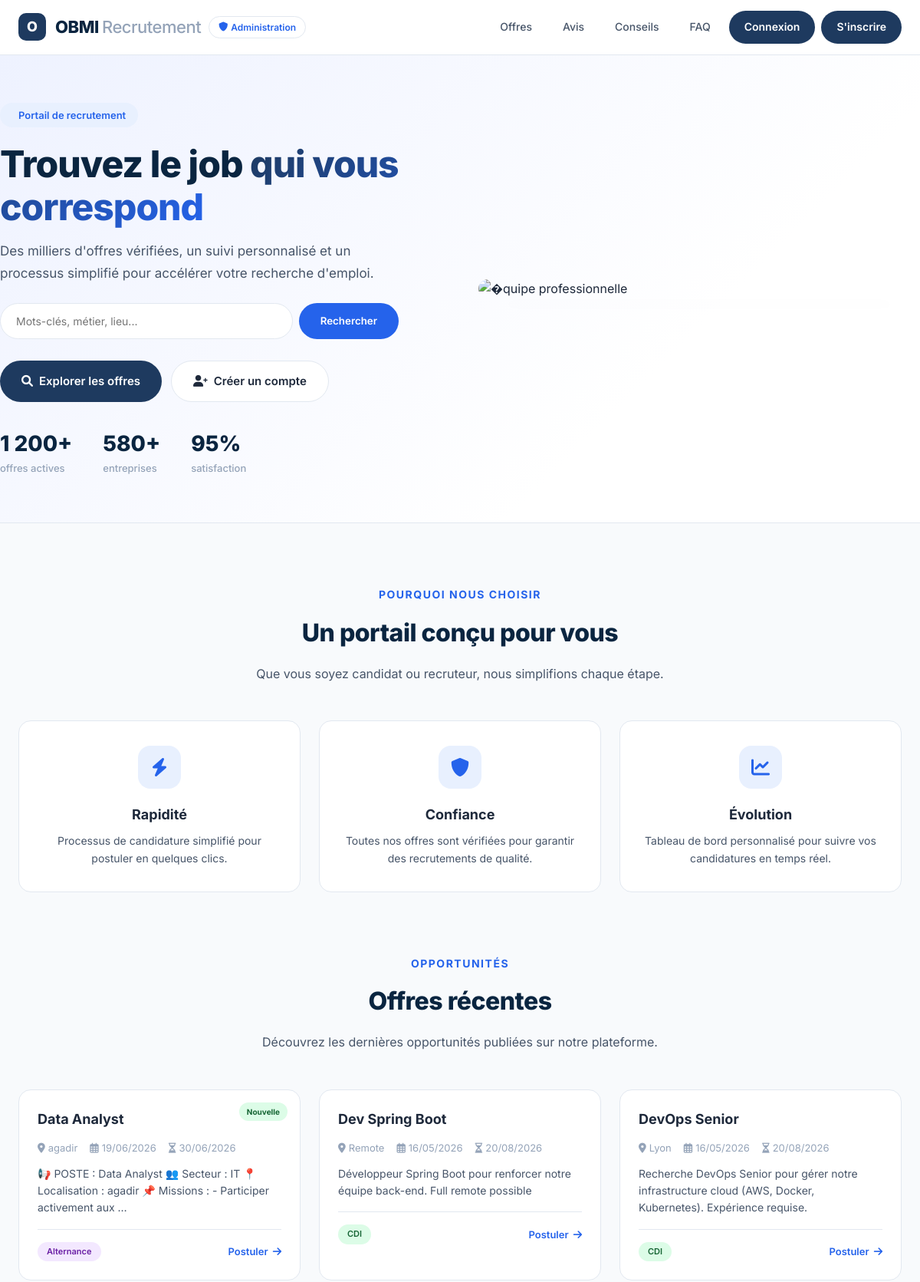
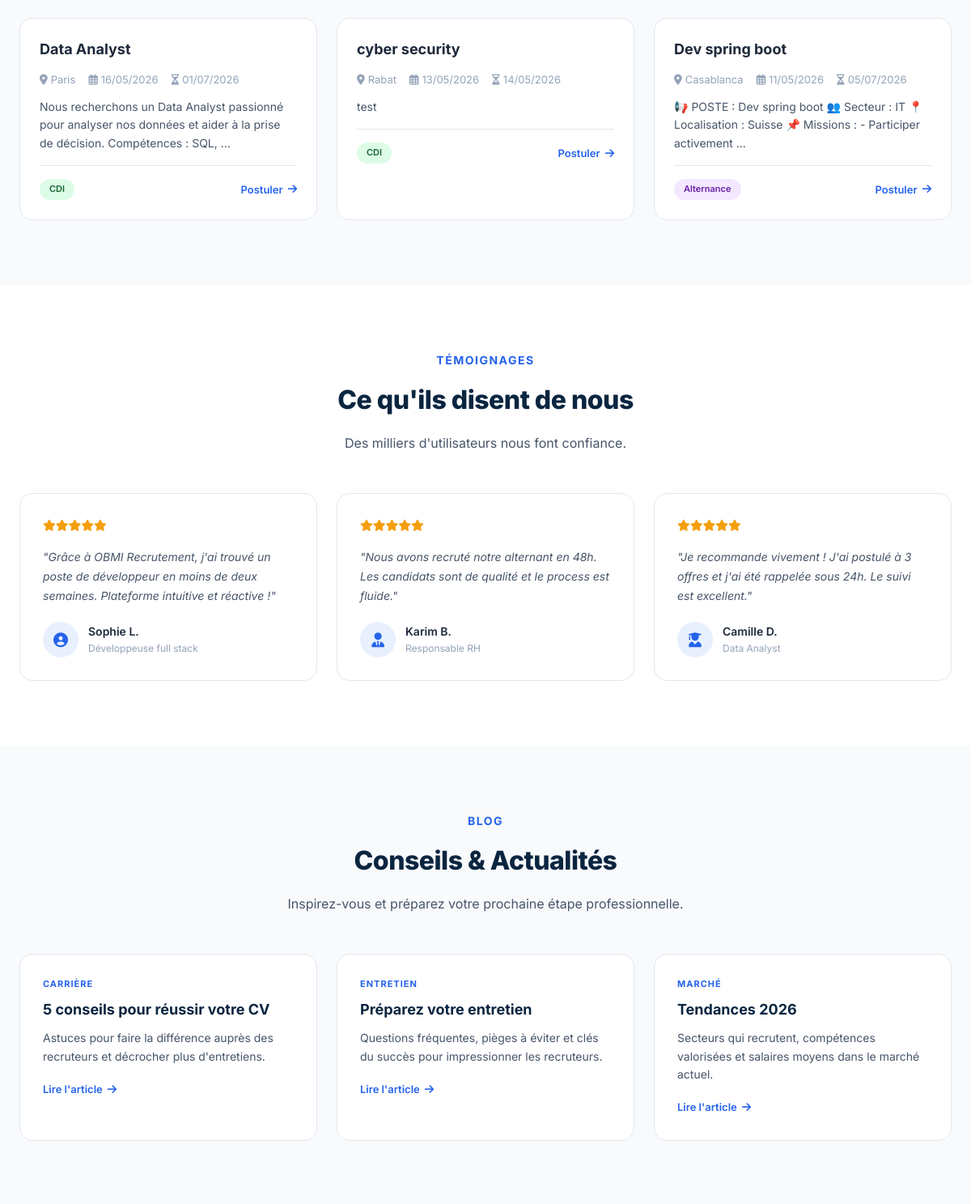
The page / (upper part) on the database its author committed (2 pictures, top to bottom).
### candidature/models.py (models this page shows, shortened)
class Offre(models.Model):
    CONTRAT_CHOICES = [
        ('CDI', 'CDI'),
        ('CDD', 'CDD'),
        ('Stage', 'Stage'),
        ('Alternance', 'Alternance'),
    ]
    titre = models.CharField(max_length=200)
    description = models.TextField()
    lieu = models.CharField(max_length=100)
    type_contrat = models.CharField(max_length=20, choices=CONTRAT_CHOICES, default='CDI')
    datePublication = models.DateTimeField(auto_now_add=True)
    date_expiration = models.DateField(null=True, blank=True)
    recruteur = models.ForeignKey(Recruteur, on_delete=models.CASCADE, related_name='offres')

### candidature/views.py (the view)
# urls.py: path('', views.accueil, name='accueil'),
def accueil(request):
    offres = Offre.objects.all().order_by('-datePublication')[:6]
    return render(request, 'candidature/accueil.html', {'offres': offres})

### candidature/context_processors.py (called while the page is built)
def notifications_context(request):
    if request.user.is_authenticated:
        return {
            'unread_messages': Message.objects.filter(destinataire=request.user, lu=False).count(),
            'unread_notifications': Notification.objects.filter(utilisateur=request.user, lu=False).count(),
        }
    return {'unread_messages': 0, 'unread_notifications': 0}

### candidature/templates/candidature/accueil.html (shortened to what this page needs)
<!DOCTYPE html>
<html lang="fr">
<head>
    <link rel="stylesheet" href="https://cdnjs.cloudflare.com/ajax/libs/font-awesome/6.0.0-beta3/css/all.min.css">
</head>
<body>
<nav class="navbar">
    <div class="container nav-inner">
        <div style="display:flex;align-items:center;gap:10px;">
            <a href="/" class="logo">
                <div class="logo-mark">O</div>
                <div class="logo-text">OBMI <span>Recrutement</span></div>
            </a>
            {% if not user.is_authenticated %}
            <a href="/admin-login/" class="nav-btn-admin"><i class="fas fa-shield-alt"></i> Administration</a>
            {% endif %}
        </div>
        <div class="nav-links" id="navLinks">
            <a href="#offres">Offres</a>
            <a href="#avis">Avis</a>
            <a href="#blog">Conseils</a>
            <a href="#faq">FAQ</a>
            {% if user.is_authenticated %}
                <a href="/dashboard/">Dashboard</a>
                <a href="/deconnexion/" class="nav-btn nav-btn-danger">Déconnexion</a>
            {% else %}
                <a href="/login/" class="nav-btn nav-btn-primary">Connexion</a>
                <a href="/inscription/" class="nav-btn nav-btn-primary">S'inscrire</a>
            {% endif %}
        </div>
    </div>
</nav>
<section class="hero">
    <div class="container hero-grid">
        <div class="hero-content">
            <div class="hero-badge"> Portail de recrutement</div>
            <h1>Trouvez le job <span>qui vous correspond</span></h1>
            <p>Des milliers d'offres vérifiées, un suivi personnalisé et un processus simplifié pour accélérer votre recherche d'emploi.</p>
            <div class="search-bar">
                <input type="text" id="searchInput" placeholder="Mots-clés, métier, lieu...">
                <button id="searchBtn">Rechercher</button>
            </div>
            <div class="hero-actions">
                <a href="/offres/" class="btn-primary"><i class="fas fa-search"></i> Explorer les offres</a>
                <a href="/inscription/" class="btn-secondary"><i class="fas fa-user-plus"></i> Créer un compte</a>
            </div>
            <div class="hero-stats">
                <div class="hero-stat"><div class="number">1 200+</div><div class="label">offres actives</div></div>
                <div class="hero-stat"><div class="number">580+</div><div class="label">entreprises</div></div>
                <div class="hero-stat"><div class="number">95%</div><div class="label">satisfaction</div></div>
            </div>
        </div>
        <div class="hero-visual">
            <img class="hero-image" src="https://images.unsplash.com/photo-1522071820081-009f0129c71c?ixlib=rb-4.0.3&auto=format&fit=crop&w=800&q=80" alt="�quipe professionnelle">
        </div>
    </div>
</section>
<section class="section" style="padding-bottom:0;">
    <div class="container">
        <div style="text-align:center;margin-bottom:48px;">
            <div class="section-label">Pourquoi nous choisir</div>
            <h2 class="section-title">Un portail conçu pour vous</h2>
            <p class="section-sub" style="margin:0 auto;">Que vous soyez candidat ou recruteur, nous simplifions chaque étape.</p>
        </div>
        <div class="values-grid">
            <div class="value-card">
                <div class="value-icon"><i class="fas fa-bolt"></i></div>
                <h3>Rapidité</h3>
                <p>Processus de candidature simplifié pour postuler en quelques clics.</p>
            </div>
            <div class="value-card">
                <div class="value-icon"><i class="fas fa-shield-alt"></i></div>
                <h3>Confiance</h3>
                <p>Toutes nos offres sont vérifiées pour garantir des recrutements de qualité.</p>
            </div>
            <div class="value-card">
                <div class="value-icon"><i class="fas fa-chart-line"></i></div>
                <h3>Évolution</h3>
                <p>Tableau de bord personnalisé pour suivre vos candidatures en temps réel.</p>
            </div>
        </div>
    </div>
</section>
<section id="offres" class="section">
    <div class="container">
        <div style="text-align:center;margin-bottom:48px;">
            <div class="section-label">Opportunités</div>
            <h2 class="section-title">Offres récentes</h2>
            <p class="section-sub" style="margin:0 auto;">Découvrez les dernières opportunités publiées sur notre plateforme.</p>
        </div>
        <div class="offers-grid">
            {% for offre in offres|slice:":6" %}
            <div class="offer-card">
                {% if forloop.first %}<span class="offer-new">Nouvelle</span>{% endif %}
                <div class="offer-title">{{ offre.titre }}</div>
                <div class="offer-meta">
                    <span><i class="fas fa-map-marker-alt"></i> {{ offre.lieu }}</span>
                    <span><i class="far fa-calendar-alt"></i> {{ offre.datePublication|date:"d/m/Y" }}</span>
                    {% if offre.date_expiration %}<span><i class="far fa-hourglass"></i> {{ offre.date_expiration|date:"d/m/Y" }}</span>{% endif %}
                </div>
                <div class="offer-desc">{{ offre.description|truncatewords:20 }}</div>
                <div class="offer-footer">
                    <span class="offer-badge {% if offre.type_contrat == 'CDI' %}cdi{% elif offre.type_contrat == 'CDD' %}cdd{% elif offre.type_contrat == 'Stage' %}stage{% elif offre.type_contrat == 'Alternance' %}alternance{% endif %}">{{ offre.type_contrat }}</span>
                    <a href="{% url 'connexion' %}" class="offer-link">Postuler <i class="fas fa-arrow-right"></i></a>
                </div>
            </div>
            {% empty %}
            <p>Aucune offre disponible pour le moment.</p>
            {% endfor %}
        </div>
    </div>
</section>
<section id="avis" class="section" style="background:var(--surface);">
    <div class="container">
        <div style="text-align:center;margin-bottom:48px;">
            <div class="section-label">Témoignages</div>
            <h2 class="section-title">Ce qu'ils disent de nous</h2>
            <p class="section-sub" style="margin:0 auto;">Des milliers d'utilisateurs nous font confiance.</p>
        </div>
        <div class="testimonials-grid">
            <div class="testimonial-card">
                <div class="testimonial-stars"><i class="fas fa-star"></i><i class="fas fa-star"></i><i class="fas fa-star"></i><i class="fas fa-star"></i><i class="fas fa-star"></i></div>
                <div class="testimonial-text">"Grâce à OBMI Recrutement, j'ai trouvé un poste de développeur en moins de deux semaines. Plateforme intuitive et réactive !"</div>
                <div class="testimonial-author">
                    <div class="testimonial-avatar"><i class="fas fa-user-circle"></i></div>
                    <div><div class="testimonial-name">Sophie L.</div><div class="testimonial-role">Développeuse full stack</div></div>
                </div>
            </div>
            <div class="testimonial-card">
                <div class="testimonial-stars"><i class="fas fa-star"></i><i class="fas fa-star"></i><i class="fas fa-star"></i><i class="fas fa-star"></i><i class="fas fa-star"></i></div>
                <div class="testimonial-text">"Nous avons recruté notre alternant en 48h. Les candidats sont de qualité et le process est fluide."</div>
                <div class="testimonial-author">
                    <div class="testimonial-avatar"><i class="fas fa-user-tie"></i></div>
                    <div><div class="testimonial-name">Karim B.</div><div class="testimonial-role">Responsable RH</div></div>
                </div>
            </div>
            <div class="testimonial-card">
                <div class="testimonial-stars"><i class="fas fa-star"></i><i class="fas fa-star"></i><i class="fas fa-star"></i><i class="fas fa-star"></i><i class="fas fa-star"></i></div>
                <div class="testimonial-text">"Je recommande vivement ! J'ai postulé à 3 offres et j'ai été rappelée sous 24h. Le suivi est excellent."</div>
                <div class="testimonial-author">
                    <div class="testimonial-avatar"><i class="fas fa-user-graduate"></i></div>
                    <div><div class="testimonial-name">Camille D.</div><div class="testimonial-role">Data Analyst</div></div>
                </div>
            </div>
        </div>
    </div>
</section>
<section id="blog" class="section">
    <div class="container">
        <div style="text-align:center;margin-bottom:48px;">
            <div class="section-label">Blog</div>
            <h2 class="section-title">Conseils & Actualités</h2>
            <p class="section-sub" style="margin:0 auto;">Inspirez-vous et préparez votre prochaine étape professionnelle.</p>
        </div>
        <div class="articles-grid">
            <div class="article-card">
                <div class="article-body">
                    <div class="article-tag">Carrière</div>
                    <h3>5 conseils pour réussir votre CV</h3>
                    <p>Astuces pour faire la différence auprès des recruteurs et décrocher plus d'entretiens.</p>
                    <a href="{% url 'blog_cv_conseils' %}">Lire l'article <i class="fas fa-arrow-right"></i></a>
                </div>
            </div>
            <div class="article-card">
                <div class="article-body">
                    <div class="article-tag">Entretien</div>
                    <h3>Préparez votre entretien</h3>
                    <p>Questions fréquentes, pièges à éviter et clés du succès pour impressionner les recruteurs.</p>
                    <a href="{% url 'blog_preparer_entretien' %}">Lire l'article <i class="fas fa-arrow-right"></i></a>
                </div>
            </div>
            <div class="article-card">
                <div class="article-body">
                    <div class="article-tag">Marché</div>
                    <h3>Tendances 2026</h3>
                    <p>Secteurs qui recrutent, compétences valorisées et salaires moyens dans le marché actuel.</p>
                    <a href="{% url 'blog_tendances_2026' %}">Lire l'article <i class="fas fa-arrow-right"></i></a>
                </div>
            </div>
        </div>
    </div>
</section>
</body>
</html>

### rows shown on the page
Offre: shows "Nouvelle", titre "Data Analyst", lieu "agadir", datePublication "19/06/2026", date_expiration "30/06/2026", description "📢 POSTE : Data Analyst 👥 Secteur : IT 📍 Localisation : agadir 📌 Missions : - Participer activement aux …", type_contrat "Alternance"
Offre: titre "Dev Spring Boot", lieu "Remote", datePublication "16/05/2026", date_expiration "20/08/2026", description "Développeur Spring Boot pour renforcer notre équipe back-end. Full remote possible", type_contrat "CDI"
Offre: titre "DevOps Senior", lieu "Lyon", datePublication "16/05/2026", date_expiration "20/08/2026", description "Recherche DevOps Senior pour gérer notre infrastructure cloud (AWS, Docker, Kubernetes). Expérience requise.", type_contrat "CDI"
Offre: titre "Data Analyst", lieu "Paris", datePublication "16/05/2026", date_expiration "01/07/2026", description "Nous recherchons un Data Analyst passionné pour analyser nos données et aider à la prise de décision. Compétences : SQL, …", type_contrat "CDI"
Offre: titre "cyber security", lieu "Rabat", datePublication "13/05/2026", date_expiration "14/05/2026", description "test", type_contrat "CDI"
Offre: titre "Dev spring boot", lieu "Casablanca", datePublication "11/05/2026", date_expiration "05/07/2026", description "📢 POSTE : Dev spring boot 👥 Secteur : IT 📍 Localisation : Suisse 📌 Missions : - Participer activement …", type_contrat "Alternance"
